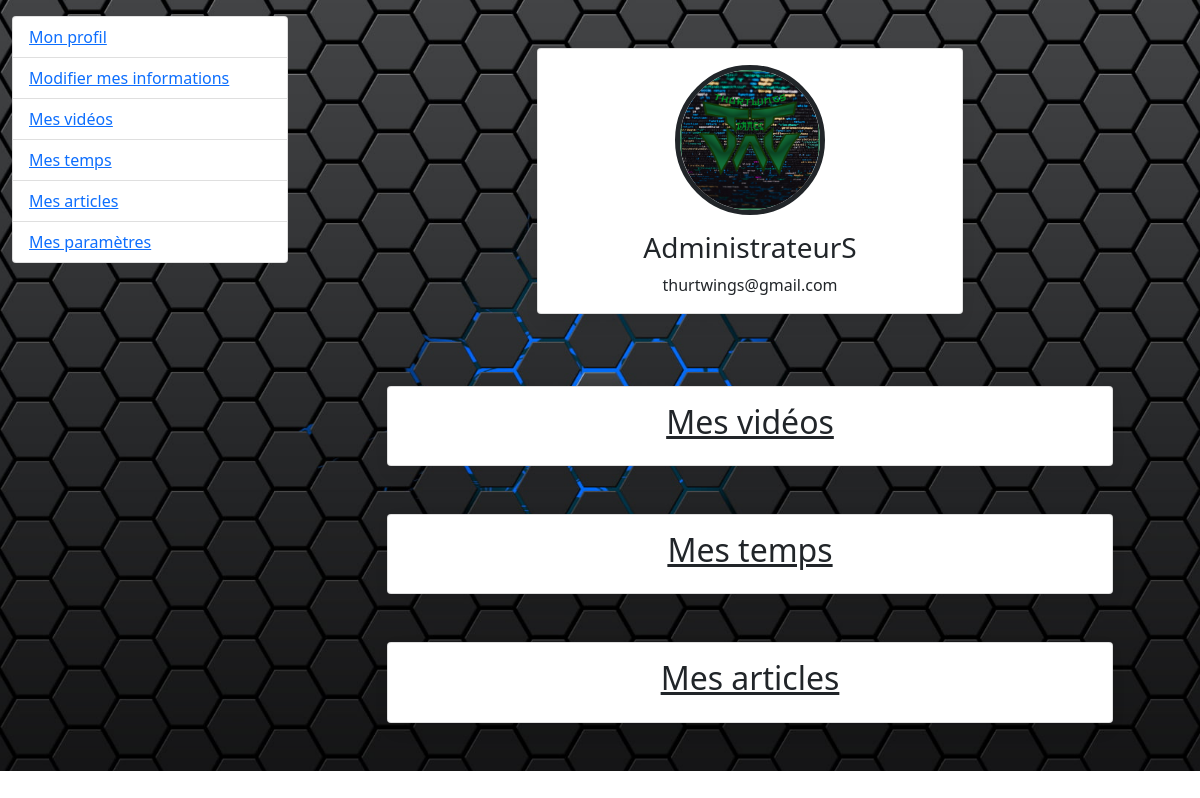
The page /pages/UserProfile.php (signed in) on the database as committed earlier.
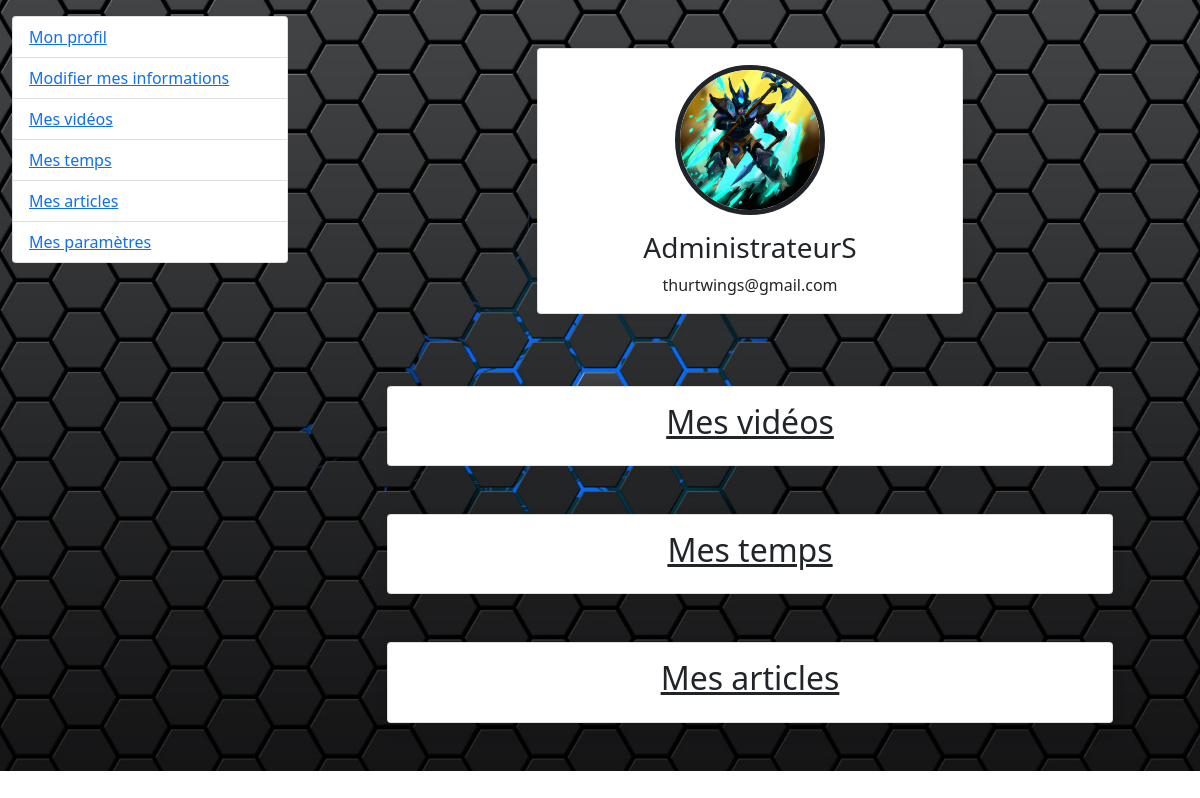
The same page on the database as committed later.
### tables this page shows
CREATE TABLE IF NOT EXISTS `users` (
  `id` int NOT NULL AUTO_INCREMENT,
  `username` varchar(50) NOT NULL,
  `user_email` varchar(320) NOT NULL,
  `profile_picture` varchar(255) DEFAULT NULL,
  `password` char(60) NOT NULL,
  `user_description` text,
  `registration_time` timestamp NULL DEFAULT CURRENT_TIMESTAMP,
  `user_status` enum('Active','WeekBan','MonthBan','PermaBan','SoftBan') NOT NULL DEFAULT 'Active',
  `user_role` enum('Admin','ForumMod','ContentMod','User') NOT NULL DEFAULT 'User',
  PRIMARY KEY (`id`)
);

### php/Utilities.php (called while the page is built, shortened)
<?php
class Utilities
{
    public $sql ="";
    public function __construct($id)
{
    $dsn = 'mysql:host=localhost;dbname=speedrun_website';
    $username = 'root';
    $password = '';
    try
    {
        $this->sql = new PDO($dsn, $username, $password);
    }
    catch (PDOException $e)
    {
        $password = 'root1234';
        $this->sql = new PDO($dsn, $username, $password);
    }
}
    public function Get($column, $table, $row ,$id)
    {
        $req = "SELECT " . $column . " FROM " . $table . " WHERE " . $row . " = '" . $id . "'; ";
        $result = $this->sql->query($req);
        if ($result !== false)
        {
            $tlbresult = $result->fetchAll();
            if (count($tlbresult) > 0)
            {
                return $tlbresult[0][0];
            }
            else
            {
                return null;
            }
        }
        else
        {
            return null;
        }
    }
}
?>

### pages/UserProfile.php (the view, shortened to what this page needs)
<?php
require_once('../php/Utilities.php');
$utils = new Utilities(0);
?>
<!DOCTYPE html>
<html lang="en">
    <head>
        <link href="https://cdnjs.cloudflare.com/ajax/libs/mdb-ui-kit/6.2.0/mdb.min.css" rel="stylesheet"/>
        <link rel="stylesheet" href="https://maxcdn.bootstrapcdn.com/bootstrap/4.5.2/css/bootstrap.min.css">
        <link rel="stylesheet" href="https://stackpath.bootstrapcdn.com/bootstrap/5.0.0-alpha1/css/bootstrap.min.css">
        <link rel="stylesheet" href="../css/style.css">
    </head>
    <body>
        <main class="bg-image" style="background-image: url('../img/AccueilFond.jpg'); background-size: cover; background-position: center; background-repeat: no-repeat;" height: 100vh;>
        <div class="container-fluid">
            <form method="get">
                <div class="row">
                    <div class="col-sm-3">
                        <ul class="list-group my-3">
                            <li class="list-group-item"><a href="#">Mon profil</a></li>
                            <li class="list-group-item"><a href="../php/UpdateProfile.php?id=<?php echo $_SESSION['user_id']; ?>">Modifier mes informations</a></li>
                            <li class="list-group-item"><a href="#user_videos">Mes vidéos</a></li>
                            <li class="list-group-item"><a href="#user_times">Mes temps</a></li>
                            <li class="list-group-item"><a href="#user_times">Mes articles</a></li>
                            <li class="list-group-item"><a href="#user_articles">Mes paramètres</a></li>
                        </ul>
                </div>
            </form>
                    <div class="col-9">
                        <div class="row mt-5 justify-content-center">
                            <div class="col-md-6">
                                <div class="card">
                                    <div class="card-body text-center">
                                    <?php
                                    if($utils->Get("profile_picture", 'users', 'id', $_SESSION['user_id']) !== null)
                                    {?>
                                            <img src="../img/UsersProfilePictures/<?php echo $utils->Get("profile_picture", 'users', 'id', $_SESSION['user_id']); ?>" class="rounded-circle border border-5 border-dark mb-3" height="150" alt="User profile picture"">
                            <?php }
                                        else
                                        {?>
                                            <img src="../img/default_avatar.png" class="rounded-circle border border-5 border-dark mb-3" height="150" alt="User profile picture"">
                                        <?php }?><h3 class="card-title"><?php echo($_SESSION['user_name']); ?></h3>
                                        <p class="card-text"> <?php echo $utils->Get("user_email", 'users', 'id', $_SESSION['user_id']); ?> </p>
                                    </div>
                                </div>
                            </div>
                        </div>
                        <br>
                        <div class="row mt-5 d-flex justify-content-center" id="user_videos">
                            <div class="col-lg-10 col-mg-12">
                                <div class="card">
                                    <div class="card-body text-center">
                                        <h2><u>Mes vidéos</u></h2>
                                        </div>
                                    </div>
                                </div>
                            </div>
                        <div class="row mt-5 d-flex justify-content-center" id="user_times">
                            <div class="col-lg-10 col-mg-12">
                                <div class="card">
                                    <div class="card-body text-center">
                                        <h2><u>Mes temps</u></h2>
                                    </div>
                                </div>
                            </div>
                            </div>
                        <div class="row mt-5 d-flex justify-content-center" id="user_articles">
                        <div class="col-lg-10 col-mg-12">
                            <div class="card">
                                <div class="card-body text-center">
                                    <h2><u>Mes articles</u></h2>
                            </div>
                        </div>
                        <br><br>
                    </div>
                </div>
            </div>
        </div>
    </main>
    </body>
</html>

### css/style.css (style rules this page uses)
.bg-image { background-attachment: fixed; }

Rows that differ between the two databases and show on the page:
changed users "thurtwings@gmail.com": profile_picture: a different picture
